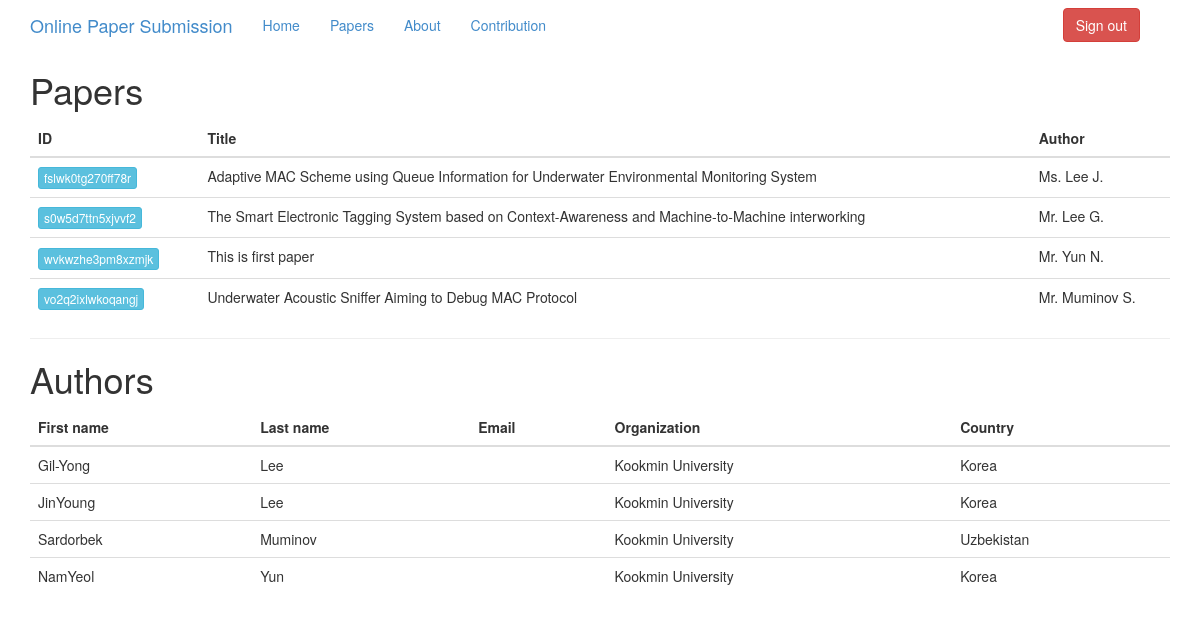
Screenshot of /papers/ (signed in) with the database file from the repository.
### ops/models.py (models this page shows, shortened)
class Paper(models.Model):
    id = models.CharField(max_length=16, unique=True, primary_key=True)
    title = models.CharField(max_length=500, null=False, blank=False)
    abstract = models.TextField(null=False, blank=False)
    keyword = models.ManyToManyField(Keyword)
    author = models.ForeignKey(Author)
    class Meta:
        db_table = 'papers'
        ordering = ['title']

class Author(models.Model):
    uid = models.CharField(max_length=16, unique=True, primary_key=True)
    user = models.ForeignKey(User)
    initial = models.CharField(max_length=10, null=False, blank=False)
    first_name = models.CharField(max_length=50, null=False, blank=False)
    last_name = models.CharField(max_length=50, null=False, blank=False)
    country = models.CharField(max_length=50, null=False, blank=False)
    organization = models.ForeignKey(Organization)
    def __unicode__(self):
        return "%s %s %s." % (self.initial, self.last_name, self.first_name[0])
    class Meta:
        db_table = 'authors'
        ordering = ['last_name', 'first_name', 'country', 'organization']

class Organization(models.Model):
    name = models.CharField(max_length=50, unique=True)
    def __unicode__(self):
        return self.name
    class Meta:
        db_table = 'organizations'
        ordering = ['name']

### ops/views.py (the view)
# urls.py: url(r'^papers/', papers_page, name="papers_page"),
def papers_page(request):
    context = {
        'papers': Paper.objects.all(),
        'authors': Author.objects.all(),
    }
    return render(request, "papers.html", context)

### ops/context_processors.py (called while the page is built)
def menus(request):
    menus = OrderedDict([
        ('home_page', {'title': 'Home'}),
        ('papers_page', {'title': 'Papers'}),
        ('about_page', {'title': 'About'}),
        ('contrib_page', {'title': 'Contribution'}),
    ])
    try:
        name = resolve(request.path).url_name
        if name in menus:
            menus[name]['active'] = True
    except:
        pass
    return {
        'menus': menus,
    }

### ops/templates/papers.html
{% extends "base.html" %}
{% block content %}
<h1>Papers</h1>
<table class="table table-hover">
    <thead>
        <tr>
            <th>ID</th>
            <th>Title</th>
            <th>Author</th>
        </tr>
    </thead>
    <tbody>
        {% for p in papers %}
        <tr>
            <td><a class="btn btn-xs btn-info" href="#">{{ p.id }}</a></td>
            <td>{{ p.title }}</td>
            <td>{{ p.author }}</td>
        </tr>
        {% endfor %}
    </tbody>
</table>
<hr/>
<h1>Authors</h1>
<table class="table table-hover">
    <thead>
        <tr>
            <th>First name</th>
            <th>Last name</th>
            <th>Email</th>
            <th>Organization</th>
            <th>Country</th>
        </tr>
    </thead>
    <tbody>
        {% for a in authors %}
        <tr>
            <td>{{ a.first_name }}</td>
            <td>{{ a.last_name }}</td>
            <td>{{ a.author.email }}</td>
            <td>{{ a.organization }}</td>
            <td>{{ a.country }}</td>
        </tr>
        {% endfor %}
    </tbody>
</table>
{% endblock %}

### ops/static/css/main.css (style rules this page uses)
body { padding-top: 50px; }

### rows the page displays
Paper: id "fslwk0tg270ff78r", title "Adaptive MAC Scheme using Queue Information for Underwater Environmental Monitoring System", author "Ms. Lee J."
Paper: id "s0w5d7ttn5xjvvf2", title "The Smart Electronic Tagging System based on Context-Awareness and Machine-to-Machine interworking", author "Mr. Lee G."
Paper: id "wvkwzhe3pm8xzmjk", title "This is first paper", author "Mr. Yun N."
Paper: id "vo2q2ixlwkoqangj", title "Underwater Acoustic Sniffer Aiming to Debug MAC Protocol", author "Mr. Muminov S."
Author: first_name "Gil-Yong", last_name "Lee", organization "Kookmin University", country "Korea"
Author: first_name "JinYoung", last_name "Lee", organization "Kookmin University", country "Korea"
Author: first_name "Sardorbek", last_name "Muminov", organization "Kookmin University", country "Uzbekistan"
Author: first_name "NamYeol", last_name "Yun", organization "Kookmin University", country "Korea"

### other values shown
{{ v.title }} "Home" "Papers" "About" "Contribution"
